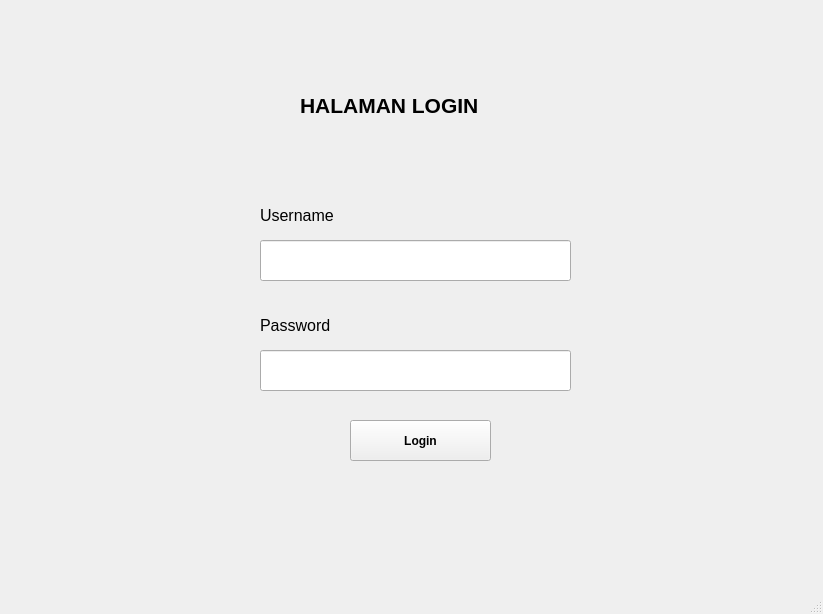
<?xml version="1.0" encoding="UTF-8"?>
<ui version="4.0">
 <class>LoginPage</class>
 <widget class="QMainWindow" name="LoginPage">
  <property name="geometry">
   <rect>
    <x>0</x>
    <y>0</y>
    <width>823</width>
    <height>614</height>
   </rect>
  </property>
  <property name="windowTitle">
   <string>MainWindow</string>
  </property>
  <property name="inputMethodHints">
   <set>Qt::ImhHiddenText</set>
  </property>
  <widget class="QWidget" name="centralwidget">
   <widget class="QLabel" name="label">
    <property name="geometry">
     <rect>
      <x>300</x>
      <y>80</y>
      <width>231</width>
      <height>51</height>
     </rect>
    </property>
    <property name="font">
     <font>
      <pointsize>16</pointsize>
      <bold>true</bold>
     </font>
    </property>
    <property name="text">
     <string>HALAMAN LOGIN</string>
    </property>
   </widget>
   <widget class="QLabel" name="label_2">
    <property name="geometry">
     <rect>
      <x>260</x>
      <y>200</y>
      <width>131</width>
      <height>31</height>
     </rect>
    </property>
    <property name="font">
     <font>
      <pointsize>12</pointsize>
     </font>
    </property>
    <property name="text">
     <string>Username</string>
    </property>
   </widget>
   <widget class="QLabel" name="label_3">
    <property name="geometry">
     <rect>
      <x>260</x>
      <y>310</y>
      <width>131</width>
      <height>31</height>
     </rect>
    </property>
    <property name="font">
     <font>
      <pointsize>12</pointsize>
     </font>
    </property>
    <property name="text">
     <string>Password</string>
    </property>
   </widget>
   <widget class="QLineEdit" name="lineEdit_username">
    <property name="geometry">
     <rect>
      <x>260</x>
      <y>240</y>
      <width>311</width>
      <height>41</height>
     </rect>
    </property>
   </widget>
   <widget class="QLineEdit" name="lineEdit_password">
    <property name="geometry">
     <rect>
      <x>260</x>
      <y>350</y>
      <width>311</width>
      <height>41</height>
     </rect>
    </property>
    <property name="inputMethodHints">
     <set>Qt::ImhHiddenText|Qt::ImhNoAutoUppercase|Qt::ImhNoPredictiveText|Qt::ImhSensitiveData</set>
    </property>
    <property name="echoMode">
     <enum>QLineEdit::Password</enum>
    </property>
   </widget>
   <widget class="QPushButton" name="pushButton">
    <property name="geometry">
     <rect>
      <x>350</x>
      <y>420</y>
      <width>141</width>
      <height>41</height>
     </rect>
    </property>
    <property name="font">
     <font>
      <bold>true</bold>
     </font>
    </property>
    <property name="text">
     <string>Login</string>
    </property>
   </widget>
  </widget>
  <widget class="QStatusBar" name="statusbar"/>
 </widget>
 <resources/>
 <connections/>
</ui>
